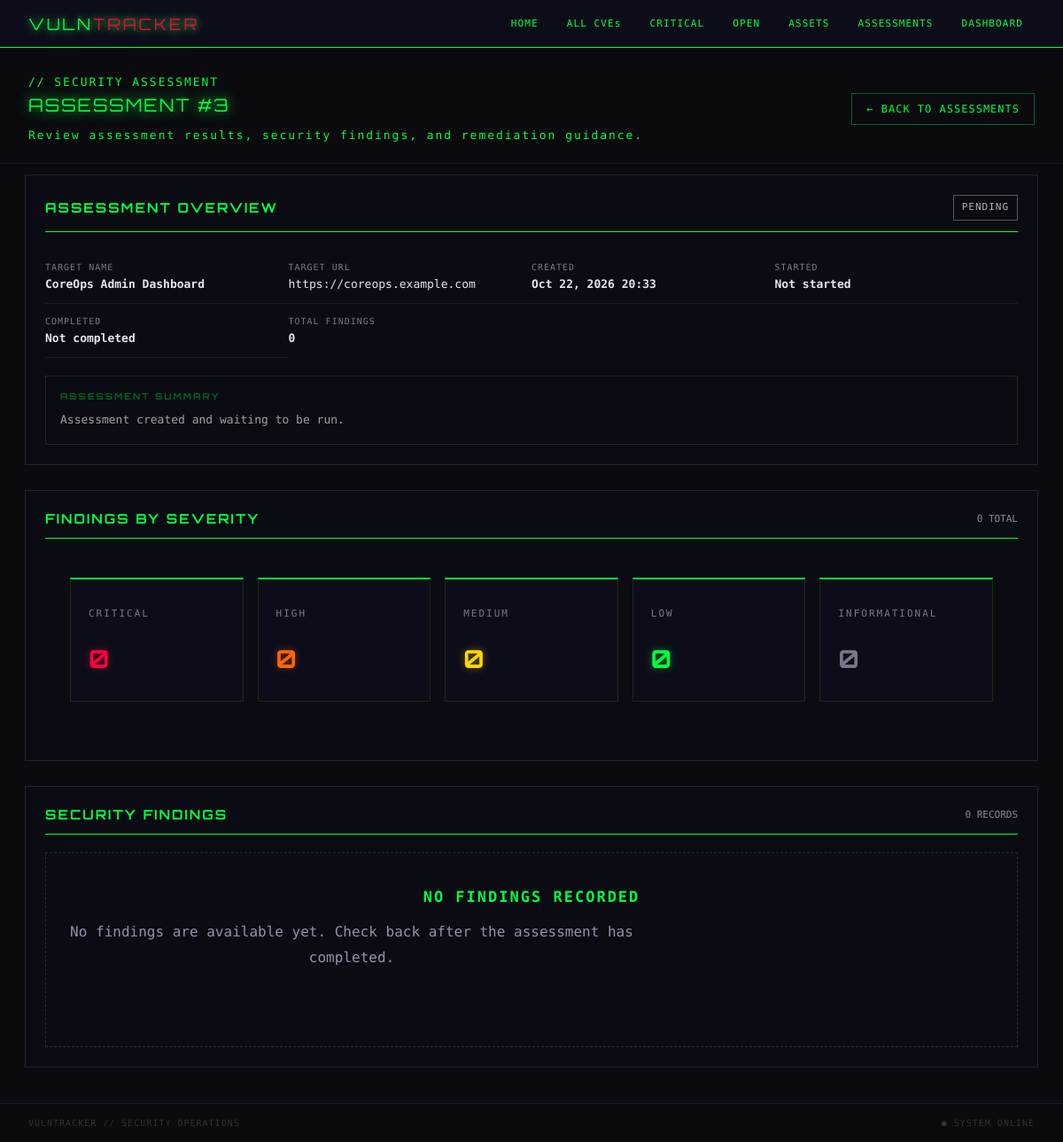
The app's page /assessments/3/ with its own data.
### vulnerabilities/models.py (models this page shows, shortened)
class AssessmentRun(models.Model):
    STATUS_CHOICES = [
        ('PENDING', 'Pending'),
        ('RUNNING', 'Running'),
        ('COMPLETED', 'Completed'),
        ('FAILED', 'Failed'),
    ]
    asset = models.ForeignKey(
        WebAsset,
        on_delete=models.CASCADE,
        related_name='assessments'
    )
    status = models.CharField(
        max_length=10,
        choices=STATUS_CHOICES,
        default='PENDING'
    )
    started_at = models.DateTimeField(null=True, blank=True)
    completed_at = models.DateTimeField(null=True, blank=True)
    summary = models.TextField(blank=True)
    error_message = models.TextField(blank=True)
    created_at = models.DateTimeField(auto_now_add=True)
    class Meta:
        ordering = ['-created_at']
        verbose_name = 'Assessment Run'
        verbose_name_plural = 'Assessment Runs'

class WebAsset(models.Model):
    name = models.CharField(max_length=100)
    url = models.URLField(
        max_length=500,
        validators=[URLValidator(schemes=['http', 'https'])]
    )
    description = models.TextField(blank=True)
    is_authorized = models.BooleanField(
        default=False,
        help_text='Enable only after confirming permission to assess this asset.'
    )
    is_active = models.BooleanField(default=True)
    created_at = models.DateTimeField(auto_now_add=True)
    updated_at = models.DateTimeField(auto_now=True)
    class Meta:
        ordering = ['name']
        verbose_name = 'Web Asset'
        verbose_name_plural = 'Web Assets'

### vulnerabilities/views.py (the view)
def assessment_detail(request, assessment_id):
    assessment = get_object_or_404(
        AssessmentRun.objects.select_related(
            'asset'
        ).prefetch_related('findings'),
        id=assessment_id,
    )
    findings = assessment.findings.all().order_by(
        '-first_seen'
    )
    severity_counts = {
        severity: findings.filter(severity=severity).count()
        for severity, _ in AssessmentFinding.SEVERITY_CHOICES
    }
    return render(
        request,
        'vulnerabilities/assessment_detail.html',
        {
            'assessment': assessment,
            'findings': findings,
            'severity_counts': severity_counts,
            'total_findings': findings.count(),
        }
    )

### vulnerabilities/templates/vulnerabilities/assessment_detail.html (shortened to what this page needs)
{% extends 'vulnerabilities/base.html' %}
{% block content %}
<div class="page-header">
    <div>
        <p class="eyebrow">// SECURITY ASSESSMENT</p>
        <h1>ASSESSMENT <span class="highlight">#{{ assessment.id }}</span></h1>
        <p class="page-description">
            Review assessment results, security findings, and remediation guidance.
        </p>
    </div>
    <a href="{% url 'assessment-list' %}" class="btn-secondary">
        &larr; BACK TO ASSESSMENTS
    </a>
</div>
<section class="panel">
    <div class="section-heading">
        <h2>ASSESSMENT OVERVIEW</h2>
        <span class="status-badge {{ assessment.status|lower }}">
            {{ assessment.get_status_display|upper }}
        </span>
    </div>
    <div class="assessment-overview">
        <div class="overview-item">
            <span class="label">TARGET NAME</span>
            <strong>{{ assessment.asset.name }}</strong>
        </div>
        <div class="overview-item">
            <span class="label">TARGET URL</span>
            <a href="{{ assessment.asset.url }}"
               target="_blank"
               rel="noopener noreferrer">
                {{ assessment.asset.url }}
            </a>
        </div>
        <div class="overview-item">
            <span class="label">CREATED</span>
            <strong>{{ assessment.created_at|date:"M d, Y H:i" }}</strong>
        </div>
        <div class="overview-item">
            <span class="label">STARTED</span>
            <strong>
                {% if assessment.started_at %}
                    {{ assessment.started_at|date:"M d, Y H:i" }}
                {% else %}
                    Not started
                {% endif %}
            </strong>
        </div>
        <div class="overview-item">
            <span class="label">COMPLETED</span>
            <strong>
                {% if assessment.completed_at %}
                    {{ assessment.completed_at|date:"M d, Y H:i" }}
                {% else %}
                    Not completed
                {% endif %}
            </strong>
        </div>
        <div class="overview-item">
            <span class="label">TOTAL FINDINGS</span>
            <strong>{{ total_findings }}</strong>
        </div>
    </div>
    {% if assessment.summary %}
        <div class="assessment-summary">
            <h3>ASSESSMENT SUMMARY</h3>
            <p>{{ assessment.summary }}</p>
        </div>
    {% endif %}
</section>
<section class="panel">
    <div class="section-heading">
        <h2>FINDINGS BY SEVERITY</h2>
        <span>{{ total_findings }} TOTAL</span>
    </div>
    <div class="stats-grid five-col">
        <div class="stat-card critical">
            <span class="stat-label">CRITICAL</span>
            <span class="stat-number">{{ severity_counts.CRITICAL }}</span>
        </div>
        <div class="stat-card high">
            <span class="stat-label">HIGH</span>
            <span class="stat-number">{{ severity_counts.HIGH }}</span>
        </div>
        <div class="stat-card medium">
            <span class="stat-label">MEDIUM</span>
            <span class="stat-number">{{ severity_counts.MEDIUM }}</span>
        </div>
        <div class="stat-card low">
            <span class="stat-label">LOW</span>
            <span class="stat-number">{{ severity_counts.LOW }}</span>
        </div>
        <div class="stat-card info">
            <span class="stat-label">INFORMATIONAL</span>
            <span class="stat-number">{{ severity_counts.INFO }}</span>
        </div>
    </div>
</section>
<section class="panel">
    <div class="section-heading">
        <h2>SECURITY FINDINGS</h2>
        <span>{{ total_findings }} RECORDS</span>
    </div>
    {% if findings %}
        <div class="findings-list">
            {% for finding in findings %}
                <article class="finding-card">
                    <div class="finding-header">
                        <div>
                            <span class="severity-badge {{ finding.severity|lower }}">
                                {{ finding.get_severity_display|upper }}
                            </span>
                            <h3>{{ finding.title }}</h3>
                            <p class="finding-category">
                                CATEGORY: {{ finding.category }}
                            </p>
                        </div>
                        <span class="status-badge {{ finding.status|lower }}">
                            {{ finding.get_status_display|upper }}
                        </span>
                    </div>
                    <div class="finding-body">
                        <div class="finding-section">
                            <h4>DESCRIPTION</h4>
                            <p>{{ finding.description }}</p>
                        </div>
                        {% if finding.evidence %}
                            <div class="finding-section">
                                <h4>EVIDENCE</h4>
                                <pre class="evidence-block">{{ finding.evidence }}</pre>
                            </div>
                        {% endif %}
                        {% if finding.remediation %}
                            <div class="finding-section">
                                <h4>REMEDIATION</h4>
                                <p>{{ finding.remediation }}</p>
                            </div>
                        {% endif %}
                    </div>
                    <div class="finding-footer">
                        <span>
                            FIRST SEEN:
                            {{ finding.first_seen|date:"M d, Y H:i" }}
                        </span>
                        <span>
                            LAST UPDATED:
                            {{ finding.last_updated|date:"M d, Y H:i" }}
                        </span>
                    </div>
                </article>
            {% endfor %}
        </div>
    {% else %}
        <div class="empty-state">
            <h3>NO FINDINGS RECORDED</h3>
            {% if assessment.status == 'COMPLETED' %}
                <p>
                    This assessment completed without recording any findings.
                    This does not guarantee that the target is free of vulnerabilities.
                </p>
            {% elif assessment.status == 'FAILED' %}
                <p>
                    The assessment failed before findings could be reviewed.
                    Check the assessment error above.
                </p>
            {% else %}
                <p>
                    No findings are available yet. Check back after the assessment
                    has completed.
                </p>
            {% endif %}
        </div>
    {% endif %}
</section>
{% endblock %}

### records on screen
AssessmentRun: id "3", status "PENDING", asset.name "CoreOps Admin Dashboard", asset "https://coreops.example.com", created_at "Oct 22, 2026 20:33", summary "Assessment created and waiting to be run."

### other values on screen
{{ total_findings }} "0"
{{ severity_counts.CRITICAL }} "0"
{{ severity_counts.HIGH }} "0"
{{ severity_counts.MEDIUM }} "0"
{{ severity_counts.LOW }} "0"
{{ severity_counts.INFO }} "0"
